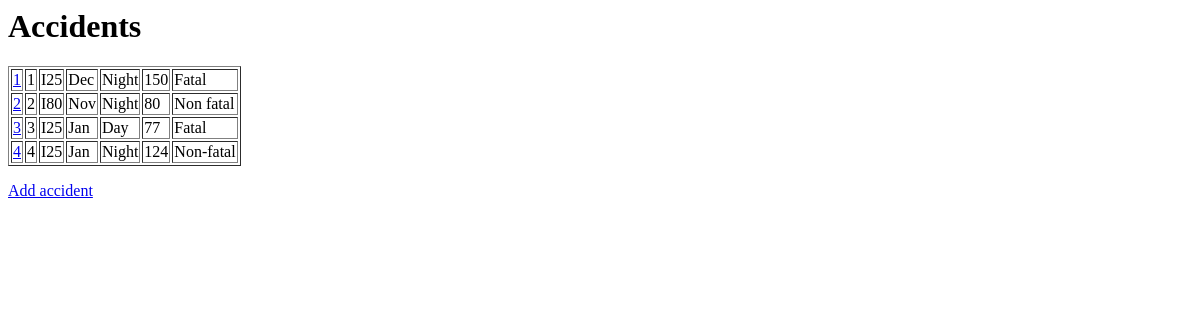
Before: / with the older database file.
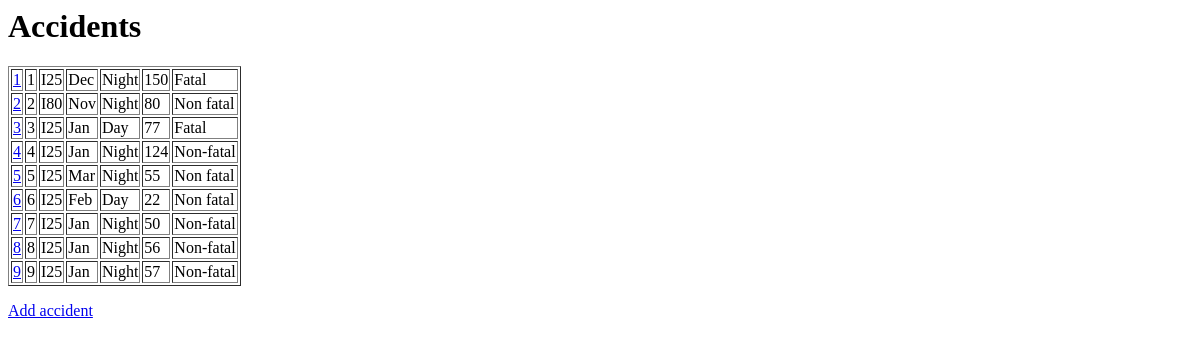
After: the same page with the newer database file.
### roadrecord/models.py (models this page shows)
class Accidents(models.Model):
  highway = models.CharField(max_length=10)
  month = models.CharField(max_length=10)
  day_night = models.CharField(max_length=10)
  marker = models.IntegerField()
  fatal_non = models.CharField(max_length=10)

### roadrecord/views.py (the view)
# urls.py: path("", views.home, name="home"),
def home(request):
  crashes = Accidents.objects.all().values()
  template = loader.get_template('home.html')
  context = {
    'crashes': crashes,
  }
  return HttpResponse(template.render(context, request))

### roadrecord/templates/home.html
<h1>Accidents</h1>
<table border="1">
{% for x in crashes %}
<tr>
    <td><a href="update/{{ x.id }}">{{ x.id }}</a></td>
    <td>{{ x.id }}</td>
    <td>{{ x.highway }}</td>
    <td>{{ x.month }}</td>
    <td>{{ x.day_night }}</td>
    <td>{{ x.marker }}</td>
    <td>{{ x.fatal_non }}</td>
</tr>
{% endfor %}
</table>
<p>
    <a href="add/">Add accident</a>
    </p>

Changed rows visible on the page:
added Accidents: id "5", highway "I25", month "Mar", day_night "Night", marker "55", fatal_non "Non fatal"
added Accidents: id "6", highway "I25", month "Feb", day_night "Day", marker "22", fatal_non "Non fatal"
added Accidents: id "7", highway "I25", month "Jan", day_night "Night", marker "50", fatal_non "Non-fatal"
added Accidents: id "8", highway "I25", month "Jan", day_night "Night", marker "56", fatal_non "Non-fatal"
added Accidents: id "9", highway "I25", month "Jan", day_night "Night", marker "57", fatal_non "Non-fatal"
